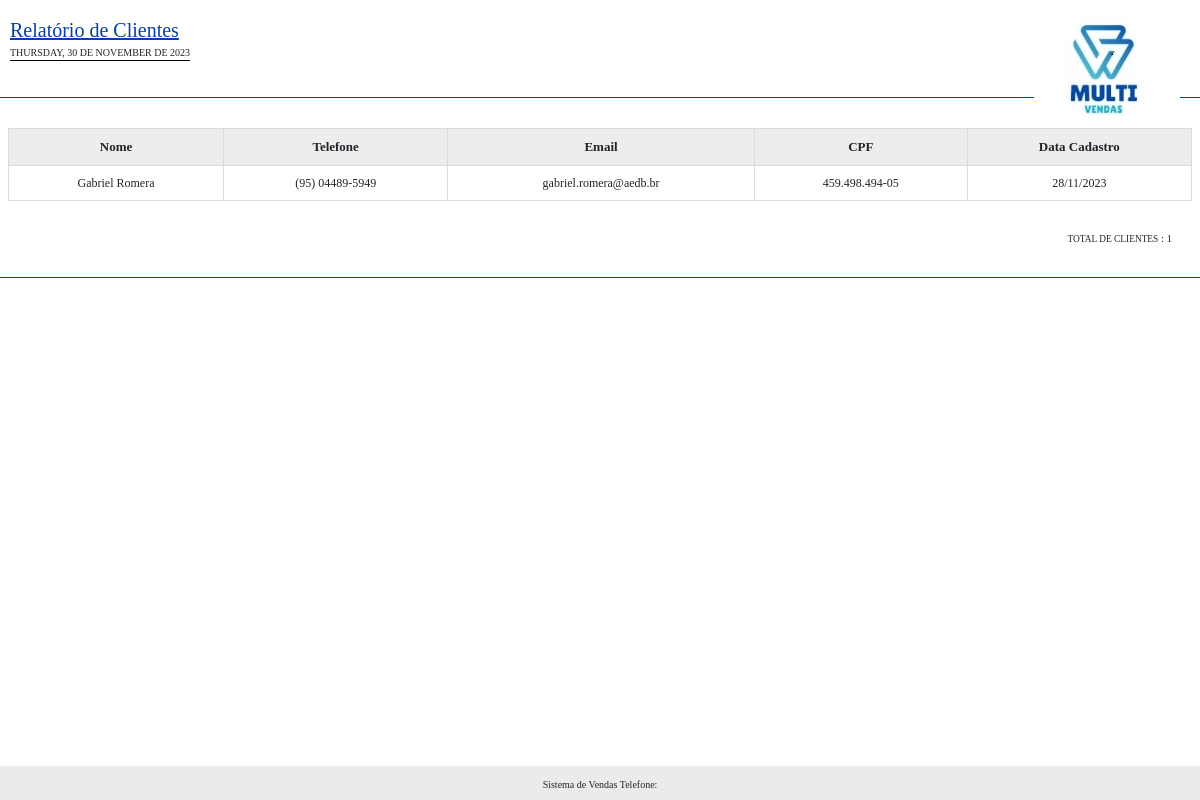
Page /rel_sistema/clientes.php?id_empresa=7 on the committed database.
### tables this page shows
CREATE TABLE `config` (
  `id` int(11) NOT NULL,
  `empresa` int(11) NOT NULL,
  `nome_sistema` varchar(50) NOT NULL,
  `telefone_sistema` varchar(20) DEFAULT NULL,
  `email_sistema` varchar(50) DEFAULT NULL,
  `tipo_rel` varchar(5) NOT NULL,
  `dias_bloqueio` int(11) NOT NULL,
  `msg_bloqueio` varchar(255) DEFAULT NULL,
  `foto_rel` varchar(100) DEFAULT NULL,
  `tipo_desconto` varchar(20) DEFAULT NULL,
  `comissao` int(11) NOT NULL,
  `endereco_sistema` varchar(100) DEFAULT NULL,
  `cnpj_sistema` varchar(25) DEFAULT NULL
);

CREATE TABLE `clientes` (
  `id` int(11) NOT NULL,
  `empresa` int(11) NOT NULL,
  `nome` varchar(50) NOT NULL,
  `cpf` varchar(20) DEFAULT NULL,
  `telefone` varchar(50) DEFAULT NULL,
  `email` varchar(50) DEFAULT NULL,
  `endereco` varchar(100) DEFAULT NULL,
  `data` date NOT NULL
);

### conexao.php (called while the page is built, shortened)
<?php
$url_sistema = "http://$_SERVER[HTTP_HOST]/";
$url = explode("//", $url_sistema);
if($url[1] == 'localhost/'){
	$url_sistema = "http://$_SERVER[HTTP_HOST]/tcc/";
}
 ?>

### rel_sistema/clientes.php (the view, shortened to what this page needs)
<?php
include('../conexao.php');
$id_empresa = @$_GET['id_empresa'];
$query = $pdo->query("SELECT * FROM config WHERE empresa = '$id_empresa'");
$res = $query->fetchAll(PDO::FETCH_ASSOC);
$nome_sistema = $res[0]['nome_sistema'];
$telefone_sistema = $res[0]['telefone_sistema'];
$logo_rel = $res[0]['foto_rel'];
$data_hoje = utf8_encode(strftime('%A, %d de %B de %Y', strtotime('today')));
?>
<!DOCTYPE html>
<html>
<head>
	<link href="https://cdn.jsdelivr.net/npm/bootstrap@5.0.0/dist/css/bootstrap.min.css" rel="stylesheet">
</head>
<body>
	<div class="titulo_cab titulo_img"><u>Relatório de Clientes </u></div>
	<div class="data_img"><?php echo mb_strtoupper($data_hoje) ?></div>
	<img class="imagem" style="height: 50; width:auto" src="<?php echo $url_sistema ?>/sistema/images/logos/<?php echo $logo_rel ?>">
	<br><br><br>
	<div class="cabecalho" style="border-bottom: solid 1px #0340a3">
	</div>
	<div class="mx-2" >
		<?php
		$query = $pdo->query("SELECT * FROM clientes where empresa = '$id_empresa' ORDER BY id desc");
	$res = $query->fetchAll(PDO::FETCH_ASSOC);
	$total_reg = @count($res);
	if($total_reg > 0){
		 ?>
	<table class="table table-striped borda" cellpadding="6">
  <thead>
    <tr align="center">
      <th>Nome</th>
		<th class="esc">Telefone</th>
		<th class="esc">Email</th>
		<th class="esc">CPF</th>
		<th class="esc">Data Cadastro</th>
    </tr>
  </thead>
  <tbody>
  	<?php
for($i=0; $i < $total_reg; $i++){
$id = $res[$i]['id'];
$nome = $res[$i]['nome'];
$telefone = $res[$i]['telefone'];
$email = $res[$i]['email'];
$cpf = $res[$i]['cpf'];
$data_cad = $res[$i]['data'];
$data_cadF = implode('/', array_reverse(explode('-', $data_cad)));
$query2 = $pdo->query("SELECT * FROM receber where data_venc < curDate() and pago != 'Sim' and empresa = '$id_empresa' and pessoa = '$id' order by data_venc asc");
							$res2 = $query2->fetchAll(PDO::FETCH_ASSOC);
							$total_reg2 = @count($res2);
							if($total_reg2 > 0){
								 $conta_pendente = 'text-danger';
								}else{
									$conta_pendente = '';
								}
  	 ?>
    <tr align="center">
      <tr>
<td class="<?php echo $conta_pendente ?>"><?php echo $nome ?></td>
<td class="esc"><?php echo $telefone ?></td>
<td class="esc"><?php echo $email ?></td>
<td class="esc"><?php echo $cpf ?></td>
<td class="esc"><?php echo $data_cadF ?></td>
    </tr>
<?php } ?>
  </tbody>
</table>
<?php }else{
echo 'Não possuem registros para serem exibidos!';
exit();
} ?>
	</div>
	<div class="col-md-12 p-2">
		<div class="" align="right" style="margin-right: 20px">
		<span class=""> <small><small><small><small>TOTAL DE CLIENTES</small> : <?php echo @$total_reg ?></small></small></small>  </span>
		</div>
	</div>
	<div class="cabecalho" style="border-bottom: solid 1px #0340a3">
	</div>
	<div class="footer"  align="center">
		<span style="font-size:10px"><?php echo $nome_sistema ?> Telefone: <?php echo $telefone_sistema ?></span>
	</div>
</body>
</html>

### rel_sistema/clientes.php (style rules this page uses)
body { margin-top:5px; font-family:Times, "Times New Roman", Georgia, serif; }
.footer { margin-top:20px; width:100%; background-color: #ebebeb; padding:5px; position:absolute; bottom:0; }
.cabecalho { padding:10px; margin-bottom:30px; width:100%; font-family:Times, "Times New Roman", Georgia, serif; }
.titulo_cab { color:#0340a3; font-size:20px; }
.imagem { width: 160px; position:absolute; right:20px; top:10px; }
.titulo_img { position: absolute; margin-top: 10px; margin-left: 10px; }
.data_img { position: absolute; margin-top: 40px; margin-left: 10px; border-bottom:1px solid #000; font-size: 10px; }
table.borda { border-collapse: collapse; background: #FFF; font-size:12px; vertical-align:middle; }
table.borda td { border: 1px solid #dbdbdb; }
table.borda th { border: 1px solid #dbdbdb; background: #ededed; font-size:13px; }
table { width:100%; text-align: center; }
.mx-2 { margin:0px 10px; }

### rows in the picture
config: foto_rel (picture), nome_sistema "Sistema de Vendas"
clientes: nome "Gabriel Romera", telefone "(95) 04489-5949", email "gabriel.romera@aedb.br", cpf "459.498.494-05", data "28/11/2023"

### other values in the picture
mb_strtoupper($data_hoje) "THURSDAY, 30 DE NOVEMBER DE 2023"
